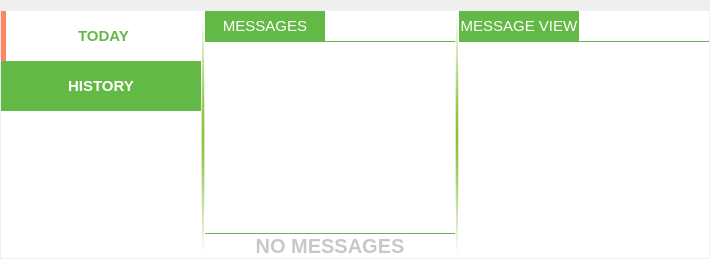
      <widget class="QWidget" name="notificationPage">
       <layout class="QGridLayout" name="gridLayout_4">
        <property name="leftMargin">
         <number>1</number>
        </property>
        <property name="rightMargin">
         <number>1</number>
        </property>
        <property name="bottomMargin">
         <number>1</number>
        </property>
        <item row="0" column="0">
         <widget class="QSplitter" name="splitter">
          <property name="styleSheet">
           <string notr="true">QSplitter::handle {
	background-color: qradialgradient(spread:pad, cx:0.5, cy:0.5, radius:0.5, fx:0.5, fy:0.5, stop:0 rgba(99, 174, 0, 255), stop:1 rgba(255, 255, 255, 255));
}
QSplitter::handle:pressed {
	background-color: qradialgradient(spread:pad, cx:0.5, cy:0.5, radius:0.5, fx:0.5, fy:0.5, stop:0 rgba(37, 37, 37, 255), stop:1 rgba(255, 255, 255, 255));;
}</string>
          </property>
          <property name="frameShape">
           <enum>QFrame::NoFrame</enum>
          </property>
          <property name="orientation">
           <enum>Qt::Horizontal</enum>
          </property>
          <property name="opaqueResize">
           <bool>true</bool>
          </property>
          <property name="childrenCollapsible">
           <bool>false</bool>
          </property>
          <widget class="QWidget" name="gridWidget" native="true">
           <property name="minimumSize">
            <size>
             <width>200</width>
             <height>0</height>
            </size>
           </property>
           <property name="maximumSize">
            <size>
             <width>250</width>
             <height>16777215</height>
            </size>
           </property>
           <property name="styleSheet">
            <string notr="true">background-color:  rgb(255, 255, 255);</string>
           </property>
           <layout class="QVBoxLayout" name="verticalLayout_6">
            <property name="spacing">
             <number>0</number>
            </property>
            <property name="leftMargin">
             <number>0</number>
            </property>
            <property name="topMargin">
             <number>0</number>
            </property>
            <property name="rightMargin">
             <number>0</number>
            </property>
            <property name="bottomMargin">
             <number>0</number>
            </property>
            <item>
             <widget class="QPushButton" name="todayNotifButton">
              <property name="minimumSize">
               <size>
                <width>0</width>
                <height>50</height>
               </size>
              </property>
              <property name="maximumSize">
               <size>
                <width>16777215</width>
                <height>50</height>
               </size>
              </property>
              <property name="font">
               <font>
                <pointsize>11</pointsize>
                <weight>75</weight>
                <bold>true</bold>
               </font>
              </property>
              <property name="focusPolicy">
               <enum>Qt::NoFocus</enum>
              </property>
              <property name="styleSheet">
               <string notr="true">QPushButton#todayNotifButton{
	color: rgb(255, 255, 255);
	background-color: #63b946;
	border: 0px;
	padding: 5px;
}
QPushButton#todayNotifButton:hover{
	color: #63b946;
	background-color: #ffffff;
}
QPushButton#todayNotifButton:checked{
	color: #63b946;
	background-color: #ffffff;
	border-left: 5px solid #ff8566;
}</string>
              </property>
              <property name="text">
               <string>TODAY</string>
              </property>
              <property name="checkable">
               <bool>true</bool>
              </property>
              <property name="checked">
               <bool>true</bool>
              </property>
             </widget>
            </item>
            <item>
             <widget class="QPushButton" name="historyNotifButton">
              <property name="minimumSize">
               <size>
                <width>0</width>
                <height>50</height>
               </size>
              </property>
              <property name="maximumSize">
               <size>
                <width>16777215</width>
                <height>50</height>
               </size>
              </property>
              <property name="font">
               <font>
                <pointsize>11</pointsize>
                <weight>75</weight>
                <bold>true</bold>
               </font>
              </property>
              <property name="focusPolicy">
               <enum>Qt::NoFocus</enum>
              </property>
              <property name="styleSheet">
               <string notr="true">QPushButton#historyNotifButton{
	color: rgb(255, 255, 255);
	background-color: #63b946;
	border: 0px;
	padding: 5px;
}
QPushButton#historyNotifButton:hover{
	color: #63b946;
	background-color: #ffffff;
}
QPushButton#historyNotifButton:checked{
	color: #63b946;
	background-color: #ffffff;
	border-left: 5px solid #ff8566;
}</string>
              </property>
              <property name="text">
               <string>HISTORY</string>
              </property>
              <property name="checkable">
               <bool>true</bool>
              </property>
             </widget>
            </item>
            <item>
             <spacer name="verticalSpacer">
              <property name="orientation">
               <enum>Qt::Vertical</enum>
              </property>
              <property name="sizeHint" stdset="0">
               <size>
                <width>20</width>
                <height>40</height>
               </size>
              </property>
             </spacer>
            </item>
           </layout>
          </widget>
          <widget class="QWidget" name="widget" native="true">
           <property name="minimumSize">
            <size>
             <width>250</width>
             <height>0</height>
            </size>
           </property>
           <property name="styleSheet">
            <string notr="true">background-color: rgb(255, 255, 255);</string>
           </property>
           <layout class="QVBoxLayout" name="verticalLayout_8">
            <property name="spacing">
             <number>0</number>
            </property>
            <property name="leftMargin">
             <number>0</number>
            </property>
            <property name="topMargin">
             <number>0</number>
            </property>
            <property name="rightMargin">
             <number>0</number>
            </property>
            <property name="bottomMargin">
             <number>0</number>
            </property>
            <item>
             <layout class="QHBoxLayout" name="horizontalLayout_10">
              <property name="bottomMargin">
               <number>0</number>
              </property>
              <item>
               <widget class="QLabel" name="notifMsgLabel">
                <property name="minimumSize">
                 <size>
                  <width>120</width>
                  <height>30</height>
                 </size>
                </property>
                <property name="maximumSize">
                 <size>
                  <width>16777215</width>
                  <height>30</height>
                 </size>
                </property>
                <property name="font">
                 <font>
                  <pointsize>11</pointsize>
                 </font>
                </property>
                <property name="styleSheet">
                 <string notr="true">background-color: #63b946;
color: #ffffff;</string>
                </property>
                <property name="text">
                 <string>MESSAGES</string>
                </property>
                <property name="alignment">
                 <set>Qt::AlignCenter</set>
                </property>
               </widget>
              </item>
              <item>
               <spacer name="horizontalSpacer_4">
                <property name="orientation">
                 <enum>Qt::Horizontal</enum>
                </property>
                <property name="sizeHint" stdset="0">
                 <size>
                  <width>40</width>
                  <height>20</height>
                 </size>
                </property>
               </spacer>
              </item>
             </layout>
            </item>
            <item>
             <widget class="QListWidget" name="notifMsgListWidget">
              <property name="focusPolicy">
               <enum>Qt::NoFocus</enum>
              </property>
              <property name="styleSheet">
               <string notr="true">QListWidget {
	border-top: 1px solid #63b946;
	padding: 15px;
	background-color: rgb(255, 255, 255);
	selection-background-color: #ff8566;
}
QScrollBar::handle:vertical {
	background-color: #bfbfbf;
	border: 0px;
}
QScrollBar:horizontal {
	background-color: #f2f2f2;
	border: 0px;
}
QScrollBar::handle:horizontal {
	background-color: #bfbfbf;
	border: 0px;
}
QScrollBar::button:horizontal {
	color: #000000;
	background-color: #d9d9d9;
	border: 0px;
}</string>
              </property>
              <property name="frameShape">
               <enum>QFrame::NoFrame</enum>
              </property>
              <property name="frameShadow">
               <enum>QFrame::Plain</enum>
              </property>
              <property name="alternatingRowColors">
               <bool>false</bool>
              </property>
              <property name="verticalScrollMode">
               <enum>QAbstractItemView::ScrollPerPixel</enum>
              </property>
              <property name="horizontalScrollMode">
               <enum>QAbstractItemView::ScrollPerPixel</enum>
              </property>
              <property name="spacing">
               <number>5</number>
              </property>
              <property name="gridSize">
               <size>
                <width>0</width>
                <height>85</height>
               </size>
              </property>
              <property name="uniformItemSizes">
               <bool>true</bool>
              </property>
              <property name="selectionRectVisible">
               <bool>true</bool>
              </property>
             </widget>
            </item>
            <item>
             <widget class="QLabel" name="noNotifMsgLabel">
              <property name="font">
               <font>
                <pointsize>15</pointsize>
                <weight>75</weight>
                <bold>true</bold>
               </font>
              </property>
              <property name="styleSheet">
               <string notr="true">color: rgb(200, 200, 200);
border-top: 1px solid #63b946;</string>
              </property>
              <property name="text">
               <string>NO MESSAGES</string>
              </property>
              <property name="alignment">
               <set>Qt::AlignCenter</set>
              </property>
             </widget>
            </item>
           </layout>
          </widget>
          <widget class="QWidget" name="widget_2" native="true">
           <property name="minimumSize">
            <size>
             <width>250</width>
             <height>0</height>
            </size>
           </property>
           <property name="styleSheet">
            <string notr="true">background-color: rgb(255, 255, 255);</string>
           </property>
           <layout class="QGridLayout" name="gridLayout_3">
            <property name="leftMargin">
             <number>0</number>
            </property>
            <property name="topMargin">
             <number>0</number>
            </property>
            <property name="rightMargin">
             <number>0</number>
            </property>
            <property name="bottomMargin">
             <number>0</number>
            </property>
            <property name="spacing">
             <number>0</number>
            </property>
            <item row="1" column="0">
             <widget class="QTextEdit" name="viewNotifTextEdit">
              <property name="font">
               <font>
                <family>Times New Roman</family>
                <pointsize>11</pointsize>
               </font>
              </property>
              <property name="styleSheet">
               <string notr="true">QTextEdit {
	background-color: #ffffff;
	border-top: 1px solid #63b946;
}
QScrollBar::handle:vertical {
	background-color: #bfbfbf;
	border: 0px;
}
QScrollBar:horizontal {
	background-color: #f2f2f2;
	border: 0px;
}
QScrollBar::handle:horizontal {
	background-color: #bfbfbf;
	border: 0px;
}
QScrollBar::button:horizontal {
	color: #000000;
	background-color: #d9d9d9;
	border: 0px;
}</string>
              </property>
              <property name="frameShape">
               <enum>QFrame::NoFrame</enum>
              </property>
              <property name="frameShadow">
               <enum>QFrame::Plain</enum>
              </property>
              <property name="autoFormatting">
               <set>QTextEdit::AutoNone</set>
              </property>
              <property name="readOnly">
               <bool>true</bool>
              </property>
              <property name="html">
               <string>&lt;!DOCTYPE HTML PUBLIC &quot;-//W3C//DTD HTML 4.0//EN&quot; &quot;http://www.w3.org/TR/REC-html40/strict.dtd&quot;&gt;
&lt;html&gt;&lt;head&gt;&lt;meta name=&quot;qrichtext&quot; content=&quot;1&quot; /&gt;&lt;style type=&quot;text/css&quot;&gt;
p, li { white-space: pre-wrap; }
&lt;/style&gt;&lt;/head&gt;&lt;body style=&quot; font-family:'Times New Roman'; font-size:11pt; font-weight:400; font-style:normal;&quot;&gt;
&lt;p style=&quot;-qt-paragraph-type:empty; margin-top:0px; margin-bottom:0px; margin-left:0px; margin-right:0px; -qt-block-indent:0; text-indent:0px; font-family:'MS Shell Dlg 2'; font-size:8.25pt;&quot;&gt;&lt;br /&gt;&lt;/p&gt;&lt;/body&gt;&lt;/html&gt;</string>
              </property>
              <property name="placeholderText">
               <string/>
              </property>
             </widget>
            </item>
            <item row="0" column="0">
             <layout class="QHBoxLayout" name="horizontalLayout_12">
              <property name="topMargin">
               <number>0</number>
              </property>
              <item>
               <widget class="QLabel" name="notifMsgViewLabel">
                <property name="minimumSize">
                 <size>
                  <width>120</width>
                  <height>30</height>
                 </size>
                </property>
                <property name="maximumSize">
                 <size>
                  <width>16777215</width>
                  <height>30</height>
                 </size>
                </property>
                <property name="font">
                 <font>
                  <pointsize>11</pointsize>
                 </font>
                </property>
                <property name="styleSheet">
                 <string notr="true">background-color: #63b946;
color: #ffffff;</string>
                </property>
                <property name="text">
                 <string>MESSAGE VIEW</string>
                </property>
                <property name="alignment">
                 <set>Qt::AlignCenter</set>
                </property>
               </widget>
              </item>
              <item>
               <spacer name="horizontalSpacer_3">
                <property name="orientation">
                 <enum>Qt::Horizontal</enum>
                </property>
                <property name="sizeHint" stdset="0">
                 <size>
                  <width>40</width>
                  <height>20</height>
                 </size>
                </property>
               </spacer>
              </item>
             </layout>
            </item>
           </layout>
          </widget>
         </widget>
        </item>
       </layout>
      </widget>
